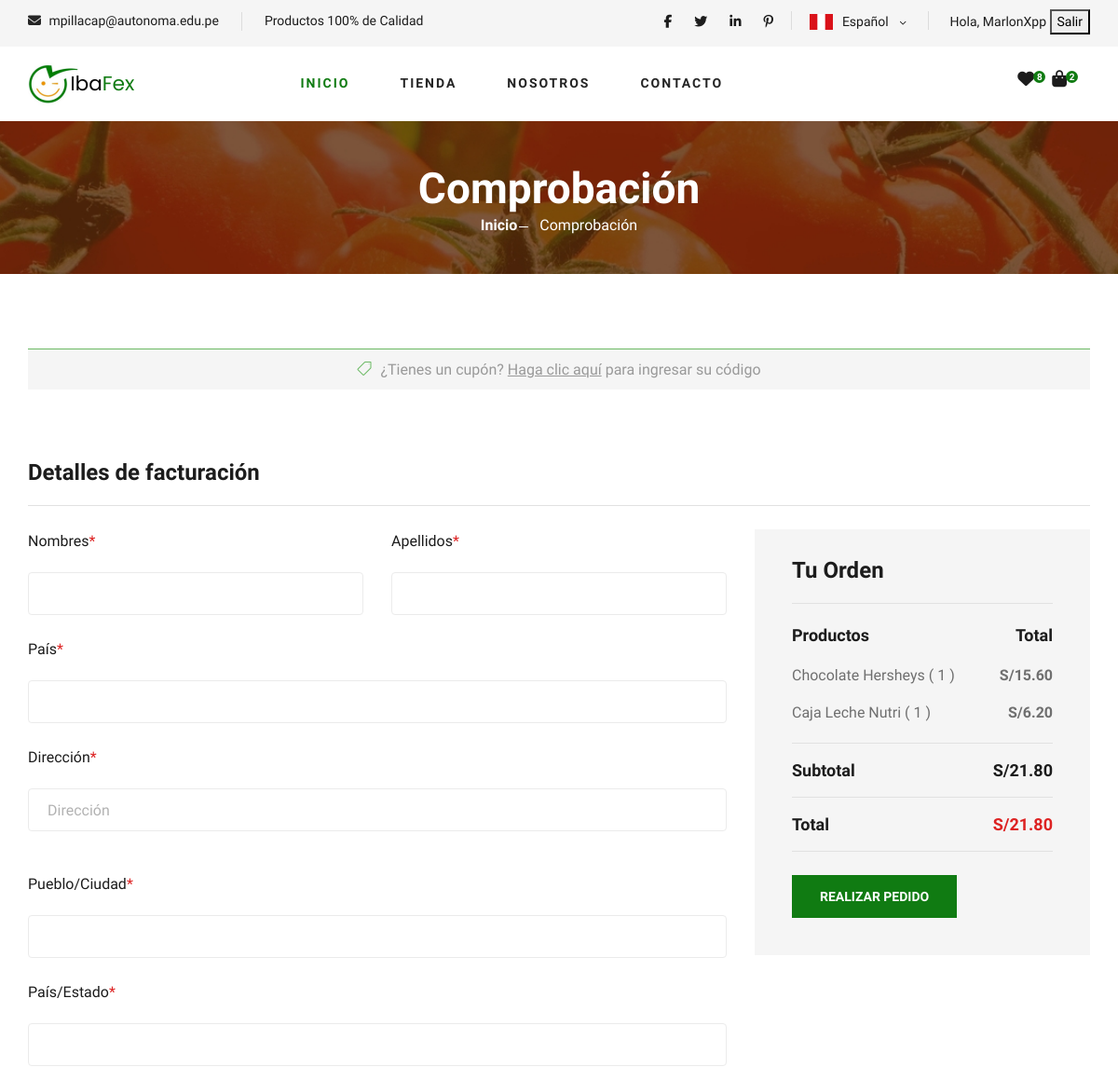
The page /payments/checkout/ (signed in, upper part) on the database as committed earlier.
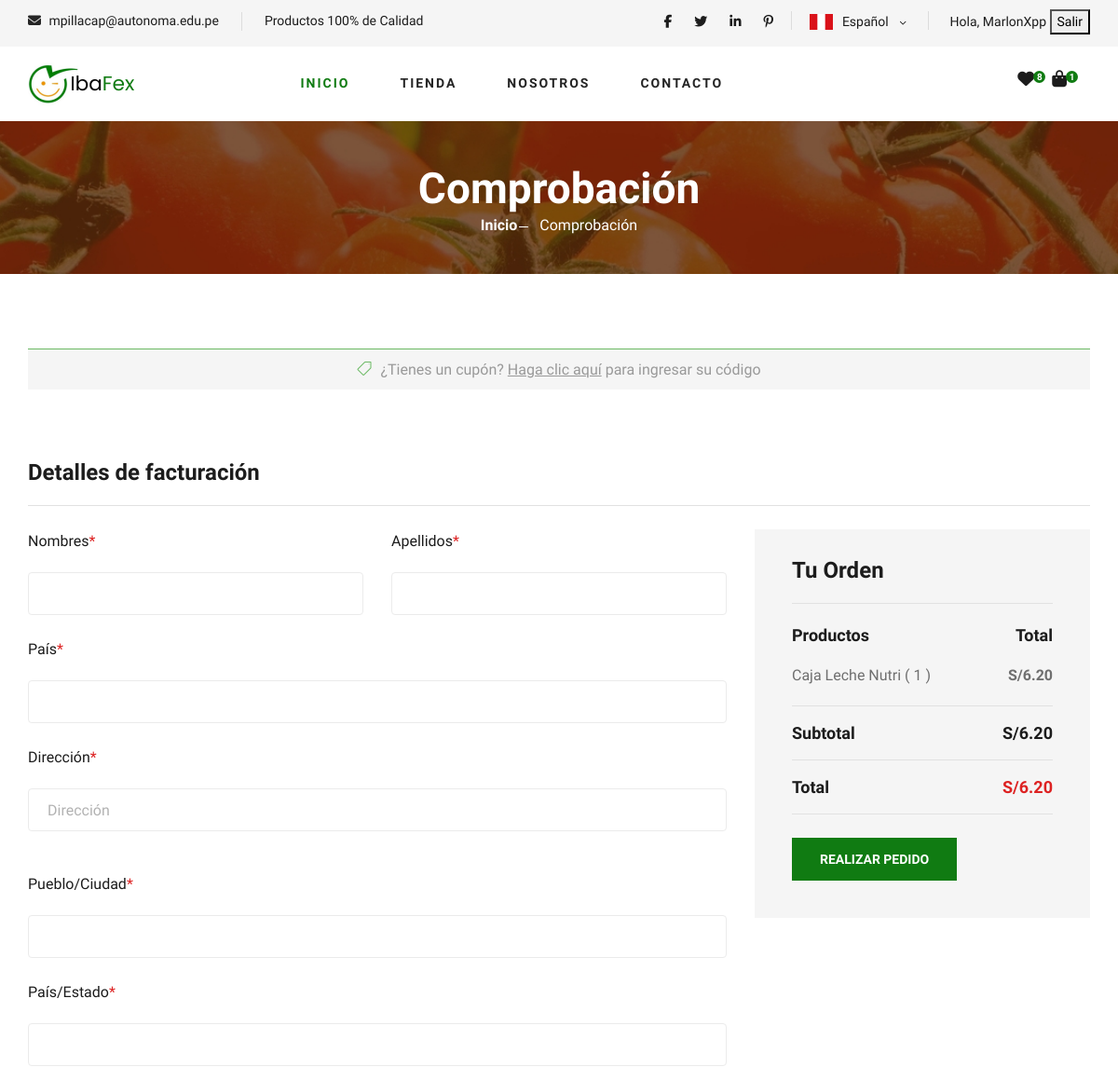
The same page on the database as committed later.
### products/models.py (models this page shows, shortened)
class CartItem(models.Model):
    user = models.ForeignKey(User, on_delete=models.CASCADE)
    product = models.ForeignKey(Product, on_delete=models.CASCADE)
    quantity = models.PositiveIntegerField(default=1)
    def total_price(self):
        return self.product.price * self.quantity

class Product(models.Model):
    UNIT_WEIGHT = [
        ('kg', 'Kilogramo'),
        ('g', 'Gramo'),
        ('mg', 'Miligramo'),
        ('lb', 'Libra'),
        ('oz', 'Onza'),
    ]
    OPTION_DISCOUNT =  [
        (5, '5%'),
        (10, '10%'),
        (15, '15%'),
        (20, '20%'),
        (30, '30%'),
    ]
    OPTION_CATEGORY =  [
        ('Leche', 'Leche'),
        ('Aceites', 'Aceites'),
        ('Chocolates', 'Chocolates'),
        ('Frijoles', 'Frijoles'),
        ('Higiene Dental', 'Higiene Dental'),
        ('Fórmulas Infantiles', 'Fórmulas Infantiles'),
        ('Dulces', 'Dulces'),
        ('Galleta', 'Galleta'),
        ('Productos Extras', 'Productos Extras'),
    ]
    name = models.CharField(max_length=255, verbose_name="Nombre del Producto")  # Nombre del producto
    description = models.TextField(verbose_name="Descripción del Producto")  # Descripción detallada del producto
    price = models.DecimalField(max_digits=10, decimal_places=2, verbose_name="Precio del Producto")  # Precio del producto
    brand = models.CharField(max_length=255, verbose_name="Marca del Producto")  # Marca o fabricante del producto
    stock = models.PositiveIntegerField(verbose_name="Stock del Producto")  # Cantidad de stock disponible
    image = models.ImageField(upload_to='products/', verbose_name="Imagen del Producto")  # Imagen del producto
    category = models.CharField(choices=OPTION_CATEGORY, max_length=255, verbose_name="Categoría del Producto")  # Categoría del producto (ej: "Frutas", "Verduras")
    featured = models.BooleanField(default=False, verbose_name="Producto Destacado")  # Indica si el producto es destacado o no
    date_added = models.DateTimeField(auto_now_add=True, verbose_name="Fecha")  # Fecha en que se añadió el producto
    likes = models.PositiveIntegerField(default=0, verbose_name="Me gustas del Producto")  # Número de "me gusta" o valoraciones del producto
    sales = models.PositiveIntegerField(default=0, verbose_name="Cantidad Vendida del Producto")  # Cantidad de veces que se ha vendido el producto
    weight = models.DecimalField(max_digits=20, decimal_places=2, verbose_name="Peso del Producto")
    unit_weight = models.CharField(max_length=2, verbose_name="Unidad de peso", choices=UNIT_WEIGHT)
    discount = models.PositiveIntegerField(choices=OPTION_DISCOUNT, default=0, null=True, blank=True, verbose_name="Descuento del Producto")  # Limitar las opciones de descuento # Cambié max_length y agregué un valor por defecto
    liked_by = models.ManyToManyField(User, related_name='liked_products', blank=True)  # Identificar a los usuarios que le dieron like

class Cart(models.Model):
    user = models.OneToOneField(User, on_delete=models.CASCADE)
    items = models.ManyToManyField(CartItem, blank=True)
    def subtotal(self):
        return sum(item.total_price() for item in self.items.all())

### payments/views.py (the view)
# urls.py: path("checkout/", views.checkout , name="checkout"),
@login_required
def checkout(request):
    if request.user.is_authenticated:
        cart, created = Cart.objects.get_or_create(user=request.user)
        total_items = sum(item.quantity for item in cart.items.all())
    else:
        cart = None  # No hay carrito para usuarios no autenticados
        total_items = 0  # Por defecto, el total de productos es 0
    favorite_products_count = Product.objects.filter(liked_by=request.user).count() if request.user.is_authenticated else 0
    print(f"obtuvo esto: {favorite_products_count}")
    return render(request, "checkout.html",{
        "cart": cart,
        "total_items":total_items,
        "company_data": get_company_data(),
        "favorite_products_count":favorite_products_count,
    })

### main/views.py (called while the page is built)
def get_company_data():
    company = Company.objects.first()
    exist = Company.objects.exists()
    count = Company.objects.count()
    if exist:
        print(f"Hay solo {count} tabla en Compania")
        return company  # Obtén el primer objeto de Company
    else:
        return "No hay registro"

### payments/templates/checkout.html (shortened to what the changed rows need)
<!DOCTYPE html>
<html lang="zxx">
<head>
    {% include "head.html" %}
    {% load static %}
</head>
<body>
    {% include "header.html" %}
    <section class="breadcrumb-section set-bg" data-setbg="{% static "img/breadcrumb.jpg" %}">
        <div class="container">
            <div class="row">
                <div class="col-lg-12 text-center">
                    <div class="breadcrumb__text">
                        <h2>Comprobación</h2>
                    </div>
                </div>
            </div>
        </div>
    </section>
    <section class="checkout spad">
        <div class="container">
            <div class="checkout__form">
                <form action="{% url 'method_buy' %}" method="POST">
                    <div class="row">
                        <div class="col-lg-4 col-md-6">
                            <div class="checkout__order">
                                <ul>
                                    {% for item in cart.items.all %}
                                    <li>{{ item.product.name }} ( {{ item.quantity }} )<span>S/{{ item.total_price }}</span></li>
                                    {% endfor %}
                                </ul>
                                <div class="checkout__order__subtotal">Subtotal <span>S/{{ cart.subtotal }}</span></div>
                                <div class="checkout__order__total">Total <span>S/{{ cart.subtotal }}</span></div>
                        </div>
                        </div>
                    </div>
                </form>
            </div>
        </div>
    </section>
</body>
</html>

### main/templates/header.html (shortened to what this page needs)
{% load static %}
<header class="header">
    <div class="header__top">
        <div class="container">
            <div class="row">
                <div class="col-lg-6 col-md-6">
                    <div class="header__top__left">
                        <ul>
                            <li><i class="fa fa-envelope"></i>
                                {% if company_data != "No hay registro" %}
                                    <span>{{ company_data.email }}</span>
                                {% else %}
                                    <span>{{ company_data }}</span>
                                {% endif %}
                            </li>
                            <li>Productos 100% de Calidad</li>
                        </ul>
                    </div>
                </div>
                <div class="col-lg-6 col-md-6">
                    <div class="header__top__right">
                        <div class="header__top__right__social">
                            <a href="#"><i class="fa fa-facebook"></i></a>
                            <a href="#"><i class="fa fa-twitter"></i></a>
                            <a href="#"><i class="fa fa-linkedin"></i></a>
                            <a href="#"><i class="fa fa-pinterest-p"></i></a>
                        </div>
                        <div class="header__top__right__language">
                            <img src="{% static "img/language-spanish.png" %}" class="img-lenguage" alt="">
                            <div>Español</div>
                            <span class="arrow_carrot-down"></span>
                        </div>
                        <div class="header__top__right__auth">
                            {% if user.is_authenticated %}
                                <a class="saludar-usuario"> Hola,
                                    <span class="nombre-usuario"> {{ user.username }} </span>
                                    <button onclick="exit()">Salir</button>
                                </a>
                            {% else %}
                                <a href="{% url "login" %}"><i class="fa fa-user"></i>Inicia Sesión</a>
                            {% endif %}
                        </div>
                    </div>
                </div>
            </div>
        </div>
    </div>
    <div class="container">
        <div class="row">
            <div class="col-lg-3">
                <div class="header__logo">
                    <a href="{% url "home" %}"><img src="{% static "img/logo.png" %}" alt="Logo de IbaFex Tienda de Abarrotes en Línea"></a>
                </div>
            </div>
            <div class="col-lg-6">
                <nav class="header__menu">
                    <ul>
                        <li class="active"><a href="{% url "home" %}">Inicio</a></li>
                        <li><a href="{% url "shop-grid" %}">Tienda</a></li>
                        <li><a href="{% url "blog-details" %}">Nosotros</a></li>
                        <li><a href="{% url "contact" %}">Contacto</a></li>
                    </ul>
                </nav>
            </div>
            <div class="col-lg-3">
                <div class="header__cart">
                    <ul>
                        <li><a href="#"><i class="fa fa-heart"></i> <span>{{ favorite_products_count }}</span></a></li>
                        <li><a href="{% url 'cart_detail' %}"><i class="fa fa-shopping-bag"></i> <span>{{ total_items }}</span></a></li>
                    </ul>
                </div>
            </div>
        </div>
    </div>
</header>

Rows that differ between the two databases and show on the page:
removed CartItem: product.name "Chocolate Hersheys", quantity "1", total_price "15.60"
computed for Cart: subtotal "21.80" → "6.20"
Other text that changed with them:
{{ total_items }}: "2" → "1"
